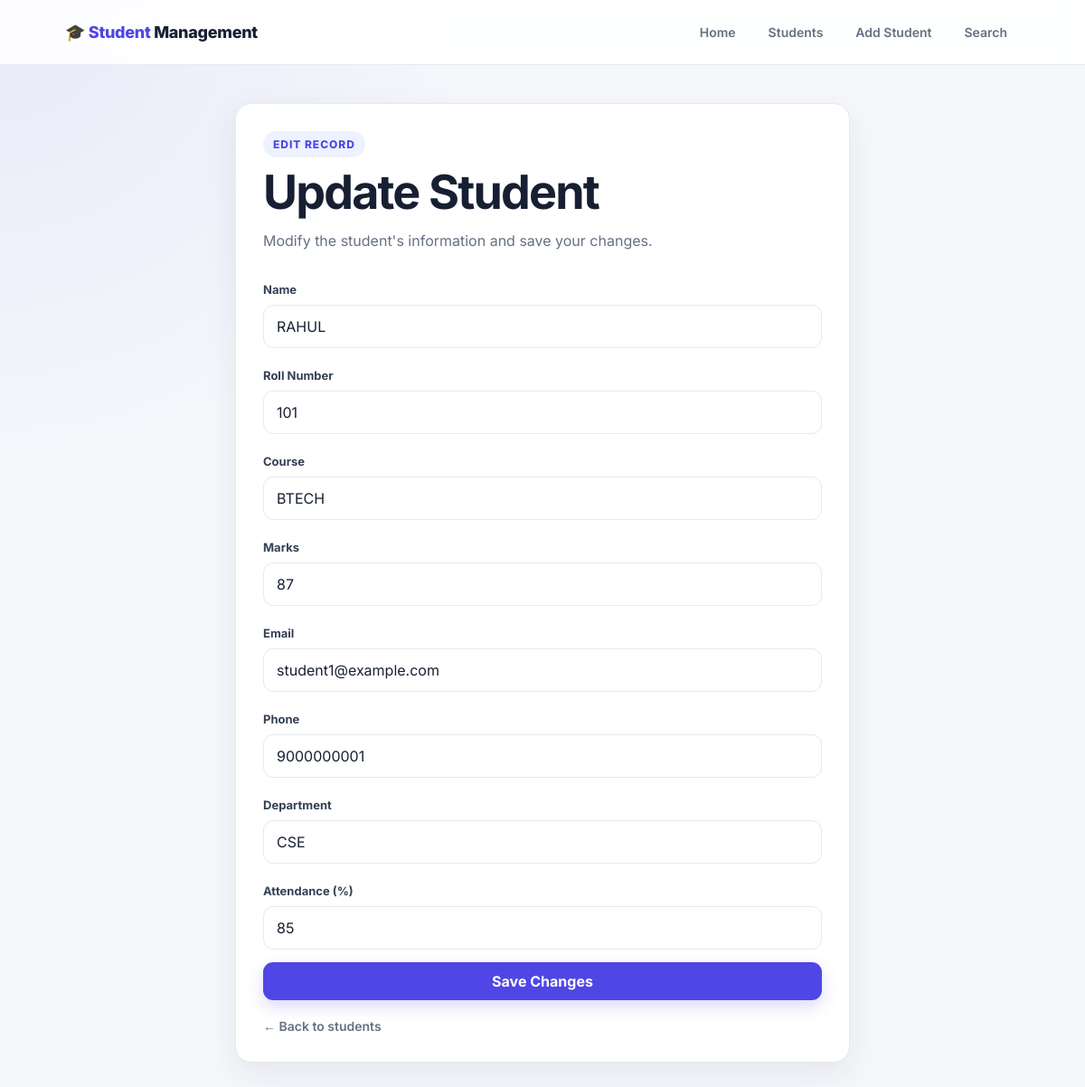
Screenshot of /update/1 with the database file from the repository.
### tables this page shows
CREATE TABLE students (
    id INTEGER PRIMARY KEY AUTOINCREMENT,
    name TEXT NOT NULL,
    roll_no TEXT NOT NULL UNIQUE,
    course TEXT NOT NULL,
    marks INTEGER NOT NULL CHECK (marks >= 0 AND marks <= 100),
    email TEXT NOT NULL,
    phone TEXT NOT NULL,
    department TEXT NOT NULL,
    attendance INTEGER NOT NULL CHECK (attendance >= 0 AND attendance <= 100)
);

### app.py (the view, shortened to what this page needs)
@app.route("/update/<int:student_id>", methods=["GET", "POST"])
def update_student(student_id):
    conn = get_db_connection()
    student = conn.execute(
        "SELECT * FROM students WHERE id = ?",
        (student_id,)
    ).fetchone()
    if student is None:
        conn.close()
        flash("Student not found.", "error")
        return redirect(url_for("students"))
    conn.close()
    return render_template("update.html", student=student)

### app.py (called while the page is built)
def get_db_connection():
    conn = sqlite3.connect(DATABASE)
    conn.row_factory = sqlite3.Row
    return conn

### templates/update.html (shortened to what this page needs)
<!DOCTYPE html>
<html lang="en">
<head>
    <link rel="stylesheet" href="{{ url_for('static', filename='style.css') }}">
</head>
<body>
<nav class="navbar">
    <a class="logo" href="{{ url_for('index') }}">🎓 <span>Student</span> Management</a>
    <div class="nav-links">
        <a href="{{ url_for('index') }}">Home</a>
        <a href="{{ url_for('students') }}">Students</a>
        <a href="{{ url_for('add_student') }}">Add Student</a>
        <a href="{{ url_for('search') }}">Search</a>
    </div>
</nav>
<main class="form-container">
    <div class="form-card card">
        <span class="eyebrow">Edit Record</span>
        <h1>Update Student</h1>
        <p class="form-description">Modify the student's information and save your changes.</p>
        <form method="POST">
            <label for="name">Name</label>
            <input type="text" id="name" name="name" value="{{ student[1] }}" required>
            <label for="roll_no">Roll Number</label>
            <input type="text" id="roll_no" name="roll_no" value="{{ student[2] }}" required>
            <label for="course">Course</label>
            <input type="text" id="course" name="course" value="{{ student[3] }}" required>
            <label for="marks">Marks</label>
            <input type="number" id="marks" name="marks" value="{{ student[4] }}" min="0" max="100" required>
            <label for="email">Email</label>
            <input type="email" id="email" name="email" value="{{ student[5] }}" required>
            <label for="phone">Phone</label>
            <input type="tel" id="phone" name="phone" value="{{ student[6] }}" required>
            <label for="department">Department</label>
            <input type="text" id="department" name="department" value="{{ student[7] }}" required>
            <label for="attendance">Attendance (%)</label>
            <input type="number" id="attendance" name="attendance" value="{{ student[8] }}" min="0" max="100" required>
            <button type="submit">Save Changes</button>
        </form>
        <a class="back-link" href="{{ url_for('students') }}">← Back to students</a>
    </div>
</main>
</body>
</html>

### static/style.css (style rules this page uses)
:root { --bg: #f5f7fb; --surface: #ffffff; --surface-soft: #f8faff; --text: #172033; --muted: #667085; --primary: #4f46e5; --primary-dark: #3730a3; --primary-soft: #eef2ff; --success: #15803d; --success-soft: #ecfdf3; --danger: #dc2626; --danger-soft: #fef2f2; --border: #e6e9f0; --shadow: 0 12px 35px rgba(31, 41, 55, .08); --radius: 18px; }
* { box-sizing: border-box; }
body { margin: 0; min-height: 100vh; font-family: 'Inter', Arial, sans-serif; color: var(--text); background: radial-gradient(circle at top left, rgba(79,70,229,.08), transparent 30%), var(--bg); }
a { color: inherit; text-decoration: none; }
.navbar { height: 72px; padding: 0 6%; display: flex; align-items: center; justify-content: space-between; gap: 24px; background: rgba(255,255,255,.9); backdrop-filter: blur(14px); border-bottom: 1px solid var(--border); position: sticky; top: 0; z-index: 10; }
.logo { font-weight: 800; font-size: 18px; letter-spacing: -.3px; white-space: nowrap; }
.logo span { color: var(--primary); }
.nav-links { display: flex; align-items: center; gap: 8px; }
.nav-links a { padding: 10px 14px; border-radius: 10px; color: var(--muted); font-size: 14px; font-weight: 600; transition: .2s ease; }
.container, .form-container, .page-container { width: min(1120px, 92%); margin: 0 auto; }
.form-container { max-width: 680px; padding: 42px 0 70px; }
.eyebrow { display: inline-flex; padding: 7px 11px; border-radius: 999px; background: var(--primary-soft); color: var(--primary); font-size: 12px; font-weight: 800; text-transform: uppercase; letter-spacing: .08em; }
h1 { margin: 12px 0; font-size: clamp(32px, 5vw, 52px); line-height: 1.05; letter-spacing: -1.8px; }
.subtitle, .form-description { color: var(--muted); line-height: 1.7; margin: 0 0 24px; }
.hero-card, .card { background: var(--surface); border: 1px solid var(--border); border-radius: var(--radius); box-shadow: var(--shadow); }
.btn, button { border: 0; border-radius: 11px; padding: 11px 17px; font: inherit; font-weight: 700; cursor: pointer; transition: transform .15s ease, box-shadow .15s ease, background .15s ease; }
.btn-primary, button[type="submit"] { color: white; background: var(--primary); box-shadow: 0 7px 18px rgba(79,70,229,.2); }
.form-card { padding: 30px; }
form { display: grid; gap: 9px; }
label { margin-top: 8px; font-size: 13px; font-weight: 700; color: #344054; }
input { width: 100%; padding: 13px 14px; margin: 0 0 5px; border: 1px solid var(--border); border-radius: 11px; background: #fff; color: var(--text); font: inherit; outline: none; transition: .2s; }
.back-link { display: inline-flex; margin-top: 20px; color: var(--muted); font-weight: 600; font-size: 14px; }

### rows the page displays
students: name "RAHUL", roll_no "101", course "BTECH", marks "87", email "student1@example.com", phone "9000000001", department "CSE", attendance "85"
